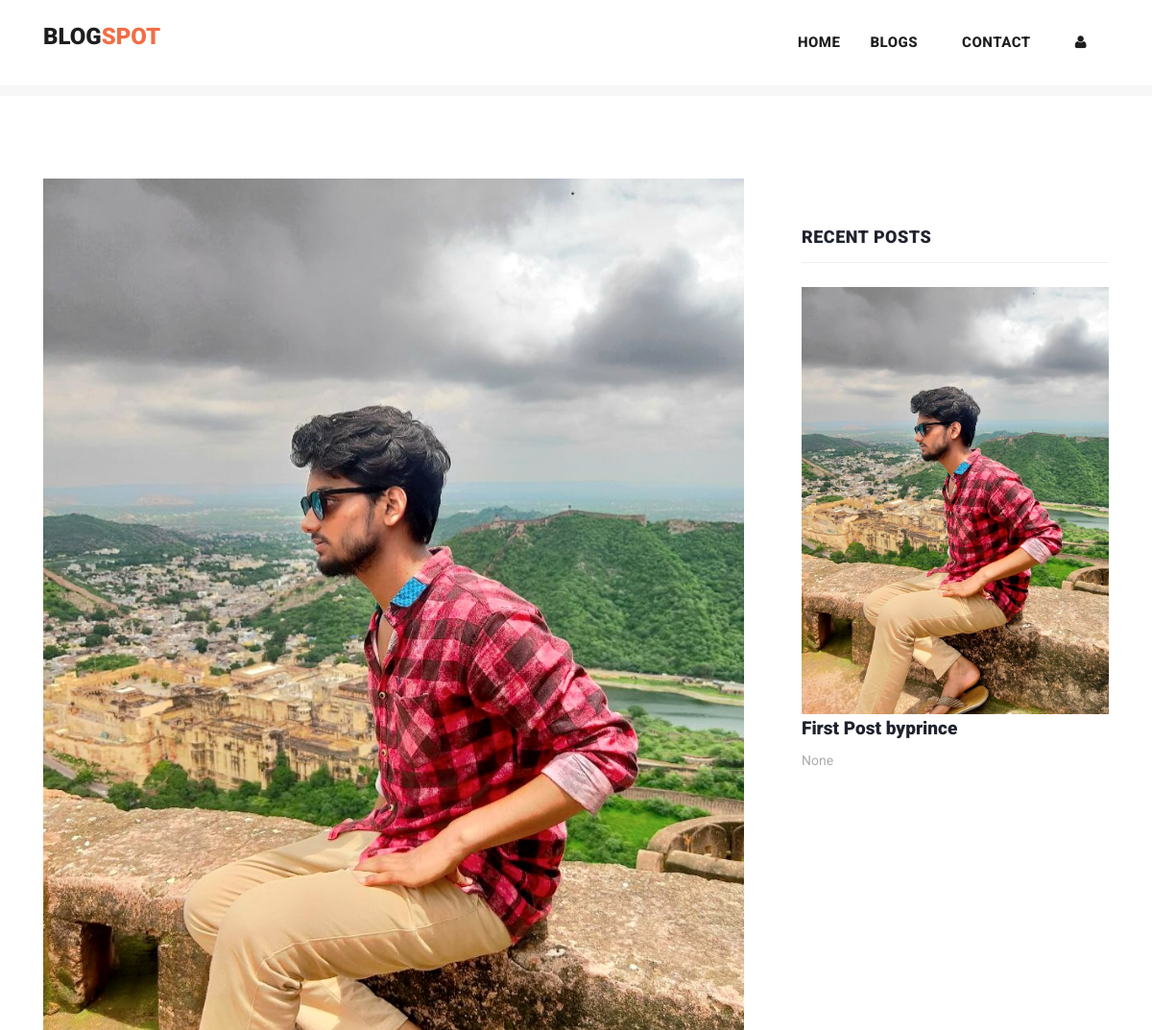
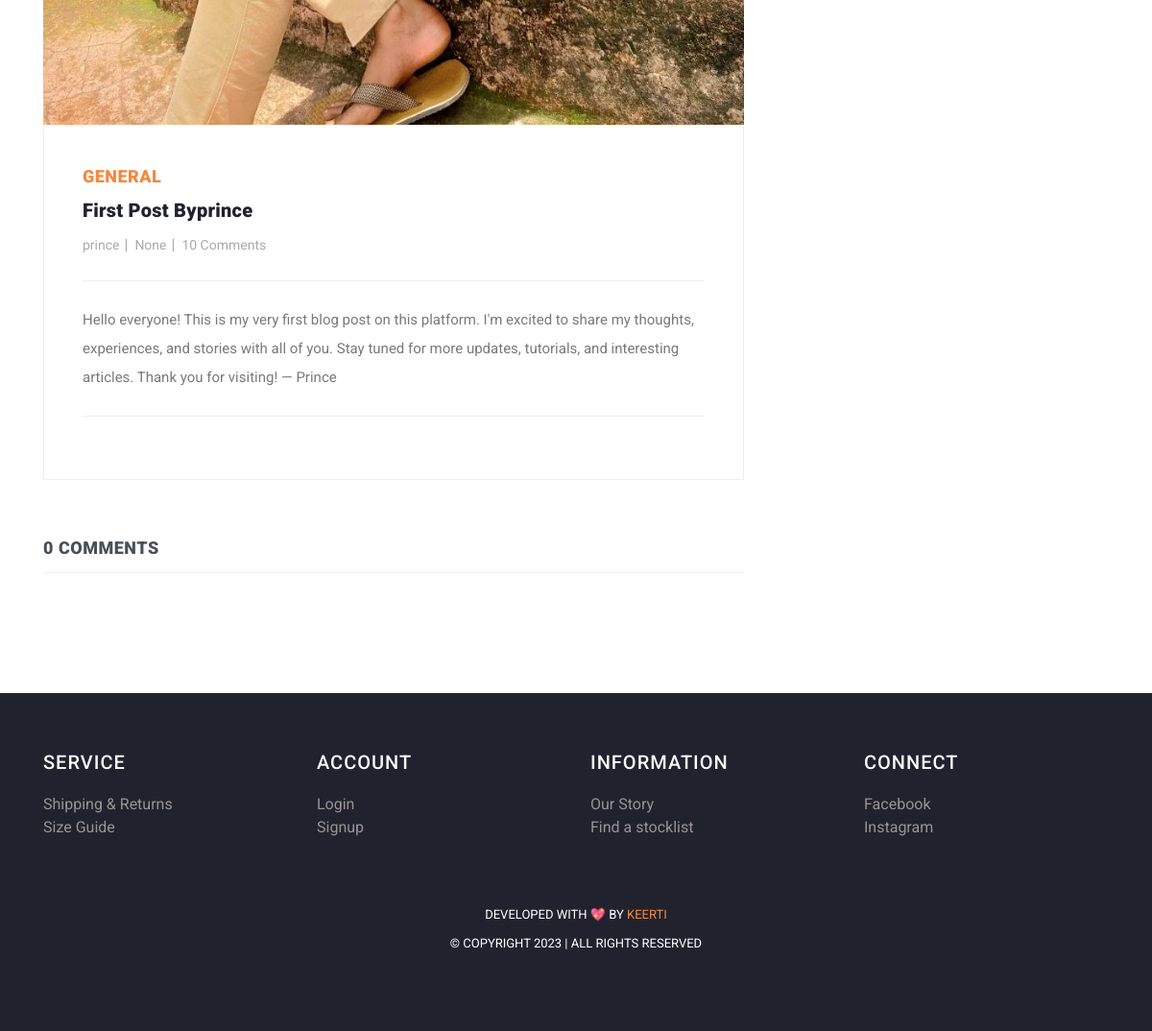
/post/1, run on the app's committed database (2 pictures, top to bottom).
### myapp/models.py (models this page shows, shortened)
class Post(models.Model):
    postname = models.CharField(max_length=600)
    category = models.CharField(max_length=600)
    image = CloudinaryField('image', blank=True, null=True)
    content = models.TextField(max_length=100000)
    time = models.DateTimeField(auto_now_add=True)
    likes = models.IntegerField(default=0, blank=True)
    user = models.ForeignKey(User, on_delete=models.CASCADE)

### myapp/views.py (the view)
# urls.py: path("post/<int:id>",views.post,name="post"),
def post(request,id):
    post = Post.objects.get(id=id)
    return render(request,"post-details.html",{
        "user":request.user,
        'post':Post.objects.get(id=id),
        'recent_posts':Post.objects.all().order_by("-id"),
        'media_url':settings.MEDIA_URL,
        'comments':Comment.objects.filter(post_id = post.id),
        'total_comments': len(Comment.objects.filter(post_id = post.id))
    })

### templates/post-details.html (shortened to what this page needs)
{% load static %}
<!DOCTYPE html>
<html lang="en">
  <head>
    <link href="https://cdn.jsdelivr.net/npm/bootstrap@5.3.0-alpha3/dist/css/bootstrap.min.css" rel="stylesheet">
    <link href="{% static 'vendor/bootstrap/css/bootstrap.min.css' %}" rel="stylesheet">
    <link rel="stylesheet" href="{% static 'assets/css/fontawesome.css' %}">
    <link rel="stylesheet" href="{% static 'assets/css/templatemo-stand-blog.css' %}">
    <link rel="stylesheet" href="{% static 'assets/css/owl.css' %}">
  </head>
  <body>
    {%include 'header.html'%}
    <section class="blog-posts grid-system">
      <div class="container">
        <div class="row">
          <div class="col-lg-8">
            <div class="all-blog-posts">
              <div class="row">
                <div class="col-lg-12">
                  <div class="blog-post">
                    <div class="blog-thumb">
                      <img src="{{media_url}}{{post.image}}" alt="post_image">
                    </div>
                    <div class="down-content">
                      <span>{{post.category}}</span>
                      <a><h4>{{post.postname}}</h4></a>
                      <ul class="post-info">
                        <li><a href="#">{{post.user}}</a></li>
                        <li><a href="#">{{post.time}}</a></li>
                        <li><a href="#">10 Comments</a></li>
                      </ul>
                      <p>{{post.content}}</p>
                    </div>
                  </div>
                </div>
                <div class="col-lg-12">
                  <div class="sidebar-item comments">
                    <div class="sidebar-heading">
                      <h2 class="text-dark-emphasis">{{total_comments}} comments</h2>
                    </div>
                  </div>
                </div>
              </div>
            </div>
          </div>
          <div class="col-lg-4">
            <div class="sidebar">
              <div class="row">
                <div class="col-lg-12">
                  <div class="sidebar-item recent-posts">
                    <div class="sidebar-heading">
                      <h2>Recent Posts</h2>
                    </div>
                    <div class="content">
                      <ul>
                        {% for post in recent_posts|slice:"0:4" %}
                        <li>
                          <img src="{{media_url}}{{post.image}}" class="img-fluid" alt="">
                          <a href="post-details.html">
                            <a href="{% url 'post' post.id %}" class="text-decoration-none text-dark"><h5>{{post.postname}}</h5></a>
                          <span>{{post.time}}</span>
                        </a></li>
                        {% endfor %}
                      </ul>
                    </div>
                  </div>
                </div>
              </div>
            </div>
          </div>
        </div>
      </div>
    </section>
   {% include "footer.html" %}
  </body>
</html>

### static/assets/css/templatemo-stand-blog.css (style rules this page uses)
body { font-family: 'Roboto', sans-serif; overflow-x: hidden; text-rendering: optimizeLegibility; -webkit-font-smoothing: antialiased; -moz-osx-font-smoothing: grayscale; }
p { margin-bottom: 0px; font-size: 15px; font-weight: 400; color: #7a7a7a; line-height: 30px; }
a { text-decoration: none!important; }
ul { padding: 0; margin: 0; list-style: none; }
h1,h2,h3,h4,h5,h6 { margin: 0px; }
.blog-posts { margin-top: 100px; }
.blog-posts .blog-post { margin-bottom: 30px; }
.blog-posts .blog-thumb img { width: 100%; overflow: hidden; }
.blog-posts .down-content { padding: 40px; border-right: 1px solid #eee; border-left: 1px solid #eee; border-bottom: 1px solid #eee; }
.blog-posts .down-content span { font-size: 18px; text-transform: uppercase; letter-spacing: 0.5px; font-weight: 900; color: #f48840; }
.blog-posts .down-content h4 { font-size: 24px; text-transform: capitalize; letter-spacing: 0.5px; font-weight: 900; color: #20232e; margin: 10px 0px 12px 0px; }
.blog-posts .down-content ul.post-info li { display: inline-block; margin-right: 8px; }
.blog-posts .down-content ul.post-info li:after { content: '|'; color: #aaa; margin-left: 8px; }
.blog-posts .down-content h4 { font-size: 20px; letter-spacing: 0.25px; }
.grid-system .down-content ul.post-info li { margin-right: 3px; }
.grid-system .down-content ul.post-info li:after { margin-left: 5px; }
.blog-posts .down-content ul.post-info li:last-child::after { display: none; }
.blog-posts .down-content ul.post-info li a { font-size: 14px; color: #aaa; font-weight: 400; transition: all .3s; }
.blog-posts .down-content p { padding: 25px 0px; margin: 25px 0px; border-top: 1px solid #eee; border-bottom: 1px solid #eee; }
.blog-posts .sidebar-heading h2 { font-size: 18px; text-transform: uppercase; font-weight: 900; letter-spacing: 0.5px; color: #20232e; border-bottom: 1px solid #eee; padding-bottom: 15px; margin-bottom: 25px; }
.blog-posts .comments { margin-top: 30px; }
.sidebar { margin-left: 30px; }
.sidebar .sidebar-item { margin-top: 50px; }
.sidebar .sidebar-heading h2 { font-size: 18px; text-transform: uppercase; font-weight: 900; letter-spacing: 0.5px; color: #20232e; border-bottom: 1px solid #eee; padding-bottom: 15px; margin-bottom: 25px; }
.sidebar .recent-posts ul li { margin-bottom: 15px; padding-bottom: 15px; border-bottom: 1px solid #eee; }
.sidebar .recent-posts ul li:last-child { margin-bottom: 0px; padding-bottom: 0px; border-bottom: none; }
.sidebar .recent-posts ul li h5 { font-size: 19px; font-weight: 900; color: #20232e; line-height: 30px; transition: all 0.3s; }
.sidebar .recent-posts ul li span { display: block; font-size: 14px; color: #aaa; margin-top: 8px; }

### templates/footer.html (style rules this page uses)
h4 { text-align: left; color: #dfdada; letter-spacing: 1px; margin-bottom: 20px; font-size: 20px; }
li { text-decoration: none; text-align: left; }
li a { color: rgb(153, 147, 147); }

### data on the page
Post: image (picture), category "GENERAL", postname "First Post Byprince", user "prince", time "None", content "Hello everyone! This is my very first blog post on this platform. I'm excited to share my thoughts, experiences, and stories with all of you. Stay tuned for more updates, tutorials, and interesting articles. Thank you for visiting! — Prince", postname "First Post byprince"

### other printed values
{{ total_comments }} "0"
